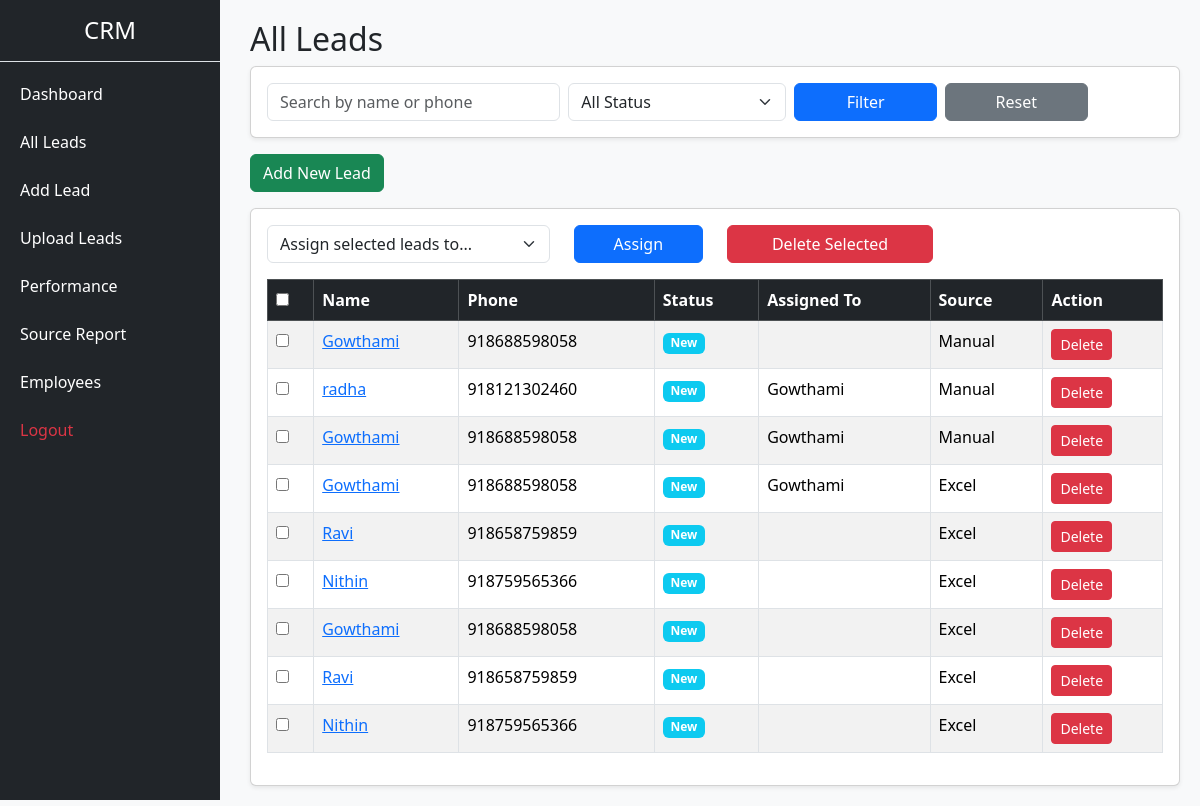
Page /admin/leads (signed in) on the committed database.
### app.py (models this page shows)
class Lead(db.Model):
    id = db.Column(db.Integer, primary_key=True)
    name = db.Column(db.String(100))
    phone = db.Column(db.String(20))
    status = db.Column(db.String(20), default="New")
    assigned_to = db.Column(db.Integer, db.ForeignKey("employee.id"))
    notes = db.Column(db.Text)
    follow_up_date = db.Column(db.Date)
    source = db.Column(db.String(50), default="Manual")
    platform = db.Column(db.String(20), default="WhatsApp")
    facebook_psid = db.Column(db.String(100))
    instagram_id = db.Column(db.String(100))

class Employee(db.Model):
    id = db.Column(db.Integer, primary_key=True)
    name = db.Column(db.String(100))
    email = db.Column(db.String(100), unique=True)
    password = db.Column(db.String(200))
    is_approved = db.Column(db.Boolean, default=False)

### app.py (the view)
@app.route("/admin/leads")
def view_leads():
    if "admin_id" not in session:
        return redirect(url_for("admin_login"))
    leads = Lead.query.all()
    employees = Employee.query.filter_by(is_approved=True).all()
    return render_template(
        "admin/admin_leads.html",
        leads=leads,
        employees=employees
    )

### templates/admin/admin_leads.html (shortened to what this page needs)
{% extends "base.html" %}
{% block content %}
<h2>All Leads</h2>
<div class="card p-3 mb-3 shadow-sm">
    <form method="GET" class="row g-2">
        <div class="col-md-4">
            <input
                type="text"
                name="search"
                value="{{ search }}"
                class="form-control"
                placeholder="Search by name or phone">
        </div>
        <div class="col-md-3">
            <select name="status" class="form-select">
                <option value="">All Status</option>
            </select>
        </div>
        <div class="col-md-2">
            <button class="btn btn-primary w-100">Filter</button>
        </div>
        <div class="col-md-2">
            <a href="/admin/leads" class="btn btn-secondary w-100">Reset</a>
        </div>
    </form>
</div>
<a class="btn btn-success mb-3" href="/admin/add_lead">
    Add New Lead
</a>
<form method="POST" class="card p-3 shadow-sm">
    <div class="row mb-3">
        <div class="col-md-4">
            <select name="employee_id" class="form-select">
                <option value="">Assign selected leads to...</option>
            </select>
        </div>
        <div class="col-md-2">
            <button
                class="btn btn-primary w-100"
                formaction="/admin/assign_leads">
                Assign
            </button>
        </div>
        <div class="col-md-3">
            <button
                class="btn btn-danger w-100"
                formaction="/admin/delete_selected"
                onclick="return confirm('Delete selected leads?')">
                Delete Selected
            </button>
        </div>
    </div>
    <table class="table table-striped table-bordered">
        <thead class="table-dark">
            <tr>
                <th>
                    <input type="checkbox" onclick="toggleAll(this)">
                </th>
                <th>Name</th>
                <th>Phone</th>
                <th>Status</th>
                <th>Assigned To</th>
                <th>Source</th>
                <th>Action</th>
            </tr>
        </thead>
        <tbody>
        {% for lead in leads %}
            <tr>
                <td>
                    <input type="checkbox"
                           name="lead_ids"
                           value="{{ lead.id }}">
                </td>
                <td>
                    <a href="/lead/{{ lead.id }}">
                        {{ lead.name }}
                    </a>
                </td>
                <td>{{ lead.phone }}</td>
                <td>
                    <span class="badge bg-info">
                        {{ lead.status }}
                    </span>
                </td>
                <td>
                    {% for emp in employees %}
                        {% if emp.id == lead.assigned_to %}
                            {{ emp.name }}
                        {% endif %}
                    {% endfor %}
                </td>
                <td>{{ lead.source }}</td>
                <td>
                    <a href="/admin/delete_lead/{{ lead.id }}"
                       class="btn btn-sm btn-danger"
                       onclick="return confirm('Delete this lead?')">
                        Delete
                    </a>
                </td>
            </tr>
        {% endfor %}
        </tbody>
    </table>
</form>
{% endblock %}

### templates/base.html (shortened to what this page needs)
<!DOCTYPE html>
<html>
<head>
    <link href="https://cdn.jsdelivr.net/npm/bootstrap@5.3.3/dist/css/bootstrap.min.css" rel="stylesheet">
    <link rel="stylesheet" href="{{ url_for('static', filename='css/style.css') }}">
</head>
<body class="bg-light">
{% if session.get('admin_id') or session.get('employee_id') %}
<div class="sidebar">
    <h4 class="text-center py-3 border-bottom">CRM</h4>
    {% if session.get('admin_id') %}
    <a href="/admin/dashboard">Dashboard</a>
    <a href="/admin/leads">All Leads</a>
    <a href="/admin/add_lead">Add Lead</a>
    <a href="/admin/upload">Upload Leads</a>
    <a href="/admin/performance">Performance</a>
    <a href="/admin/source-report">Source Report</a>
    <a href="/admin/employees">Employees</a>
    {% endif %}
    <a href="/logout" class="text-danger">Logout</a>
</div>
{% endif %}
<div class="{% if session.get('admin_id') or session.get('employee_id') %}content{% else %}container mt-5{% endif %}">
    {% block content %}{% endblock %}
</div>
</body>
</html>

### static/css/style.css (style rules this page uses)
body { margin: 0; }
.sidebar { min-height: 100vh; background: #212529; color: white; position: fixed; width: 220px; }
.sidebar a { color: white; text-decoration: none; display: block; padding: 12px 20px; }
.content { margin-left: 230px; padding: 20px; }

### templates/base.html (style rules this page uses)
body { margin: 0; }
.sidebar { min-height: 100vh; background: #212529; color: white; position: fixed; width: 220px; }
.sidebar a { color: white; text-decoration: none; display: block; padding: 12px 20px; }
.content { margin-left: 230px; padding: 20px; }

### rows in the picture
Lead: name "Gowthami", phone "918688598058", status "New", source "Manual"
Lead: name "radha", phone "918121302460", status "New", source "Manual"
Employee: name "Gowthami"
Lead: name "Gowthami", phone "918688598058", status "New", source "Manual"
Lead: name "Gowthami", phone "918688598058", status "New", source "Excel"
Lead: name "Ravi", phone "918658759859", status "New", source "Excel"
Lead: name "Nithin", phone "918759565366", status "New", source "Excel"
Lead: name "Gowthami", phone "918688598058", status "New", source "Excel"
Lead: name "Ravi", phone "918658759859", status "New", source "Excel"
Lead: name "Nithin", phone "918759565366", status "New", source "Excel"
